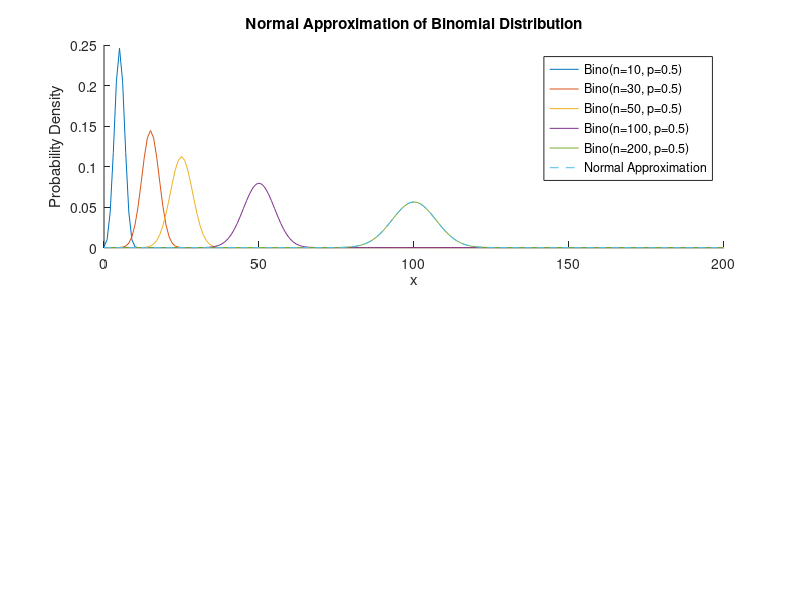

MATLAB code for this plot:

figure;
subplot(2, 1, 1);

% Parameters
p = 0.5;
n_values = [10, 30, 50, 100, 200];

% Visualization
hold on;
x = 0:200;
for n = n_values
    binom_pdf = binopdf(x, n, p);
    plot(x, binom_pdf, 'DisplayName', ['Bino(n=', num2str(n), ', p=', num2str(p), ')']);
end

% Plotting Normal approximation for the largest n value
mu = n_values(end) * p;
sigma = sqrt(n_values(end) * p * (1 - p));
normal_pdf = normpdf(x, mu, sigma);
plot(x, normal_pdf, '--', 'DisplayName', 'Normal Approximation');

legend;
xlabel('x');
ylabel('Probability Density');
title('Normal Approximation of Binomial Distribution');
hold off;
